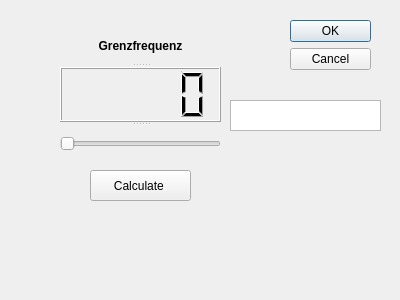
<?xml version="1.0" encoding="UTF-8"?>
<ui version="4.0">
 <class>Dialog</class>
 <widget class="QDialog" name="Dialog">
  <property name="geometry">
   <rect>
    <x>0</x>
    <y>0</y>
    <width>400</width>
    <height>300</height>
   </rect>
  </property>
  <property name="windowTitle">
   <string>Dialog</string>
  </property>
  <property name="locale">
   <locale language="English" country="UnitedStates"/>
  </property>
  <widget class="QDialogButtonBox" name="buttonBox">
   <property name="geometry">
    <rect>
     <x>290</x>
     <y>20</y>
     <width>81</width>
     <height>241</height>
    </rect>
   </property>
   <property name="orientation">
    <enum>Qt::Vertical</enum>
   </property>
   <property name="standardButtons">
    <set>QDialogButtonBox::Cancel|QDialogButtonBox::Ok</set>
   </property>
  </widget>
  <widget class="QPushButton" name="calculateButton">
   <property name="geometry">
    <rect>
     <x>90</x>
     <y>170</y>
     <width>101</width>
     <height>31</height>
    </rect>
   </property>
   <property name="toolTip">
    <string>&lt;html&gt;&lt;head/&gt;&lt;body&gt;&lt;p&gt;Calculate the coefficients for FIR-Filter&lt;/p&gt;&lt;/body&gt;&lt;/html&gt;</string>
   </property>
   <property name="text">
    <string>Calculate </string>
   </property>
  </widget>
  <widget class="QSplitter" name="splitter">
   <property name="geometry">
    <rect>
     <x>60</x>
     <y>30</y>
     <width>161</width>
     <height>131</height>
    </rect>
   </property>
   <property name="orientation">
    <enum>Qt::Vertical</enum>
   </property>
   <widget class="QLabel" name="label">
    <property name="text">
     <string>&lt;html&gt;&lt;head/&gt;&lt;body&gt;&lt;p align=&quot;center&quot;&gt;&lt;span style=&quot; font-weight:600;&quot;&gt;Grenzfrequenz&lt;/span&gt;&lt;/p&gt;&lt;/body&gt;&lt;/html&gt;</string>
    </property>
   </widget>
   <widget class="QLCDNumber" name="lcdNumber"/>
   <widget class="QSlider" name="hSlider">
    <property name="toolTip">
     <string>&lt;html&gt;&lt;head/&gt;&lt;body&gt;&lt;p&gt;Cut-off frequency of the filter&lt;/p&gt;&lt;/body&gt;&lt;/html&gt;</string>
    </property>
    <property name="maximum">
     <number>24000</number>
    </property>
    <property name="singleStep">
     <number>2000</number>
    </property>
    <property name="pageStep">
     <number>12</number>
    </property>
    <property name="value">
     <number>0</number>
    </property>
    <property name="sliderPosition">
     <number>0</number>
    </property>
    <property name="tracking">
     <bool>false</bool>
    </property>
    <property name="orientation">
     <enum>Qt::Horizontal</enum>
    </property>
   </widget>
  </widget>
  <widget class="QTextEdit" name="textEdit">
   <property name="geometry">
    <rect>
     <x>230</x>
     <y>100</y>
     <width>151</width>
     <height>31</height>
    </rect>
   </property>
  </widget>
 </widget>
 <resources/>
 <connections>
  <connection>
   <sender>buttonBox</sender>
   <signal>accepted()</signal>
   <receiver>Dialog</receiver>
   <slot>accept()</slot>
   <hints>
    <hint type="sourcelabel">
     <x>248</x>
     <y>254</y>
    </hint>
    <hint type="destinationlabel">
     <x>157</x>
     <y>274</y>
    </hint>
   </hints>
  </connection>
  <connection>
   <sender>buttonBox</sender>
   <signal>rejected()</signal>
   <receiver>Dialog</receiver>
   <slot>reject()</slot>
   <hints>
    <hint type="sourcelabel">
     <x>316</x>
     <y>260</y>
    </hint>
    <hint type="destinationlabel">
     <x>286</x>
     <y>274</y>
    </hint>
   </hints>
  </connection>
  <connection>
   <sender>hSlider</sender>
   <signal>valueChanged(int)</signal>
   <receiver>lcdNumber</receiver>
   <slot>display(int)</slot>
   <hints>
    <hint type="sourcelabel">
     <x>138</x>
     <y>133</y>
    </hint>
    <hint type="destinationlabel">
     <x>146</x>
     <y>88</y>
    </hint>
   </hints>
  </connection>
 </connections>
</ui>
